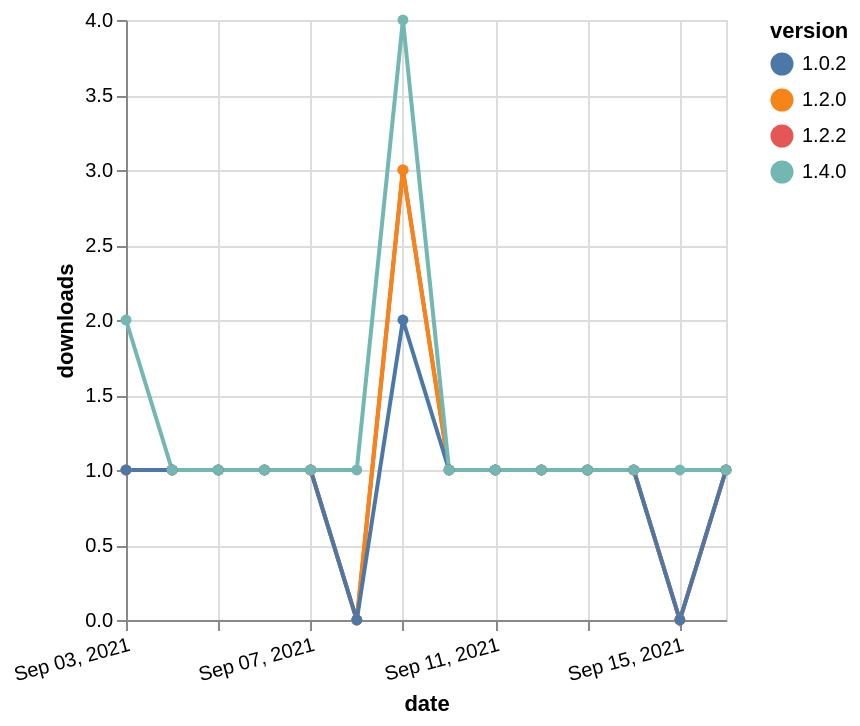

Source (Vega-Lite JSON):
### Vega-Lite specification from a JSON file in a GitHub repository (floating-point values rounded to 4 significant figures)
{"$schema": "https://vega.github.io/schema/vega-lite/v5.json", "description": "A simple bar chart with embedded data.", "data": {"values": [{"date": "2021-09-03", "total": 123, "delta": 1, "version": "1.2.2"}, {"date": "2021-09-04", "total": 124, "delta": 1, "version": "1.2.2"}, {"date": "2021-09-05", "total": 125, "delta": 1, "version": "1.2.2"}, {"date": "2021-09-06", "total": 126, "delta": 1, "version": "1.2.2"}, {"date": "2021-09-07", "total": 127, "delta": 1, "version": "1.2.2"}, {"date": "2021-09-08", "total": 127, "delta": 0, "version": "1.2.2"}, {"date": "2021-09-09", "total": 130, "delta": 3, "version": "1.2.2"}, {"date": "2021-09-10", "total": 131, "delta": 1, "version": "1.2.2"}, {"date": "2021-09-11", "total": 132, "delta": 1, "version": "1.2.2"}, {"date": "2021-09-12", "total": 133, "delta": 1, "version": "1.2.2"}, {"date": "2021-09-13", "total": 134, "delta": 1, "version": "1.2.2"}, {"date": "2021-09-14", "total": 135, "delta": 1, "version": "1.2.2"}, {"date": "2021-09-15", "total": 135, "delta": 0, "version": "1.2.2"}, {"date": "2021-09-16", "total": 136, "delta": 1, "version": "1.2.2"}, {"date": "2021-09-03", "total": 139, "delta": 1, "version": "1.2.0"}, {"date": "2021-09-04", "total": 140, "delta": 1, "version": "1.2.0"}, {"date": "2021-09-05", "total": 141, "delta": 1, "version": "1.2.0"}, {"date": "2021-09-06", "total": 142, "delta": 1, "version": "1.2.0"}, {"date": "2021-09-07", "total": 143, "delta": 1, "version": "1.2.0"}, {"date": "2021-09-08", "total": 143, "delta": 0, "version": "1.2.0"}, {"date": "2021-09-09", "total": 146, "delta": 3, "version": "1.2.0"}, {"date": "2021-09-10", "total": 147, "delta": 1, "version": "1.2.0"}, {"date": "2021-09-11", "total": 148, "delta": 1, "version": "1.2.0"}, {"date": "2021-09-12", "total": 149, "delta": 1, "version": "1.2.0"}, {"date": "2021-09-13", "total": 150, "delta": 1, "version": "1.2.0"}, {"date": "2021-09-14", "total": 151, "delta": 1, "version": "1.2.0"}, {"date": "2021-09-15", "total": 151, "delta": 0, "version": "1.2.0"}, {"date": "2021-09-16", "total": 152, "delta": 1, "version": "1.2.0"}, {"date": "2021-09-03", "total": 145, "delta": 1, "version": "1.0.2"}, {"date": "2021-09-04", "total": 146, "delta": 1, "version": "1.0.2"}, {"date": "2021-09-05", "total": 147, "delta": 1, "version": "1.0.2"}, {"date": "2021-09-06", "total": 148, "delta": 1, "version": "1.0.2"}, {"date": "2021-09-07", "total": 149, "delta": 1, "version": "1.0.2"}, {"date": "2021-09-08", "total": 149, "delta": 0, "version": "1.0.2"}, {"date": "2021-09-09", "total": 151, "delta": 2, "version": "1.0.2"}, {"date": "2021-09-10", "total": 152, "delta": 1, "version": "1.0.2"}, {"date": "2021-09-11", "total": 153, "delta": 1, "version": "1.0.2"}, {"date": "2021-09-12", "total": 154, "delta": 1, "version": "1.0.2"}, {"date": "2021-09-13", "total": 155, "delta": 1, "version": "1.0.2"}, {"date": "2021-09-14", "total": 156, "delta": 1, "version": "1.0.2"}, {"date": "2021-09-15", "total": 156, "delta": 0, "version": "1.0.2"}, {"date": "2021-09-16", "total": 157, "delta": 1, "version": "1.0.2"}, {"date": "2021-09-03", "total": 113, "delta": 2, "version": "1.4.0"}, {"date": "2021-09-04", "total": 114, "delta": 1, "version": "1.4.0"}, {"date": "2021-09-05", "total": 115, "delta": 1, "version": "1.4.0"}, {"date": "2021-09-06", "total": 116, "delta": 1, "version": "1.4.0"}, {"date": "2021-09-07", "total": 117, "delta": 1, "version": "1.4.0"}, {"date": "2021-09-08", "total": 118, "delta": 1, "version": "1.4.0"}, {"date": "2021-09-09", "total": 122, "delta": 4, "version": "1.4.0"}, {"date": "2021-09-10", "total": 123, "delta": 1, "version": "1.4.0"}, {"date": "2021-09-11", "total": 124, "delta": 1, "version": "1.4.0"}, {"date": "2021-09-12", "total": 125, "delta": 1, "version": "1.4.0"}, {"date": "2021-09-13", "total": 126, "delta": 1, "version": "1.4.0"}, {"date": "2021-09-14", "total": 127, "delta": 1, "version": "1.4.0"}, {"date": "2021-09-15", "total": 128, "delta": 1, "version": "1.4.0"}, {"date": "2021-09-16", "total": 129, "delta": 1, "version": "1.4.0"}]}, "width": "container", "mark": {"type": "line", "point": {"filled": true}}, "encoding": {"x": {"field": "date", "type": "temporal", "timeUnit": "yearmonthdate", "title": "date", "axis": {"labelAngle": -15}}, "y": {"field": "delta", "type": "quantitative", "title": "downloads"}, "color": {"field": "version", "type": "nominal"}, "tooltip": {"field": "delta"}}}
